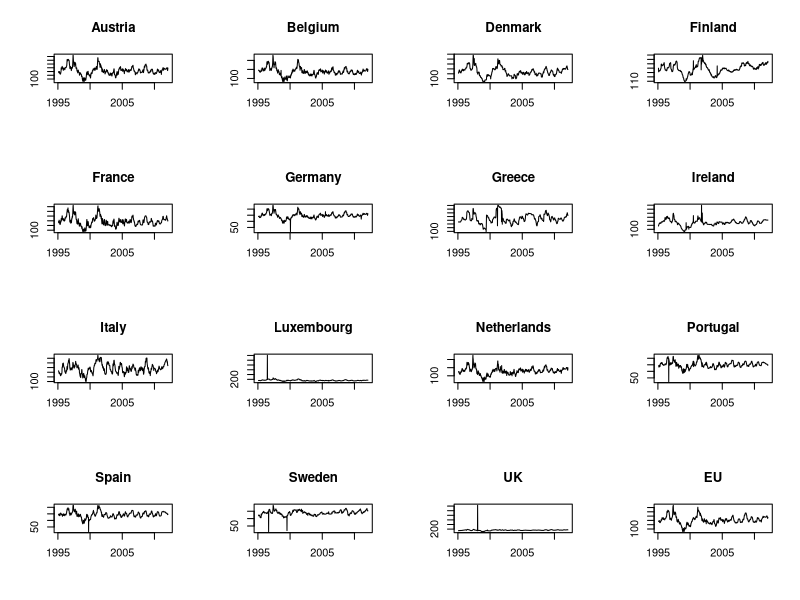
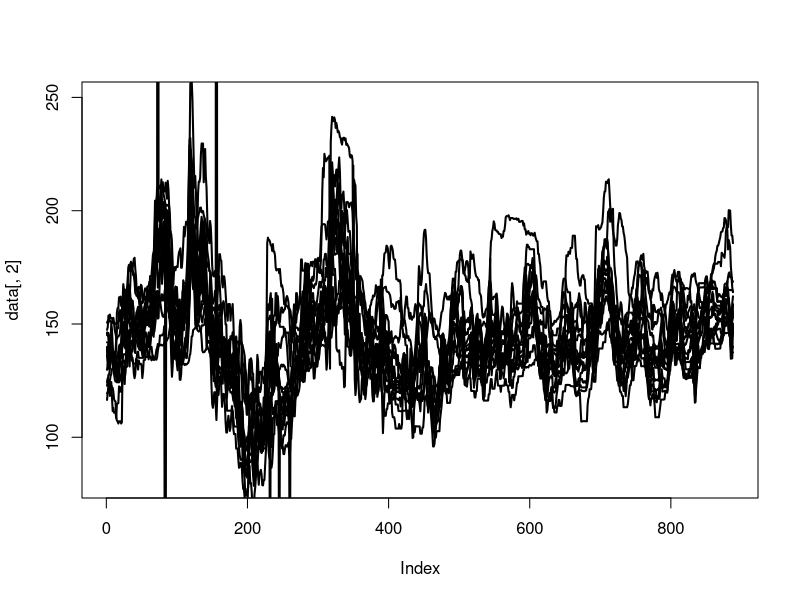
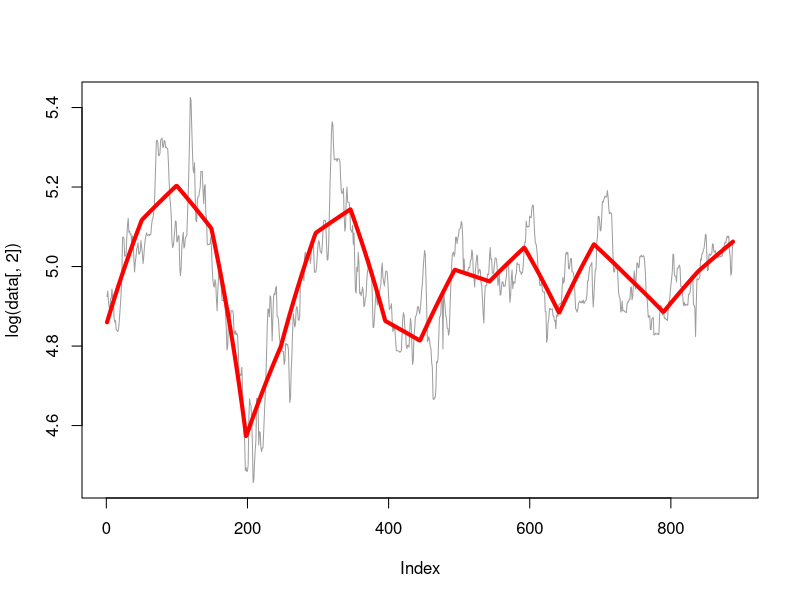
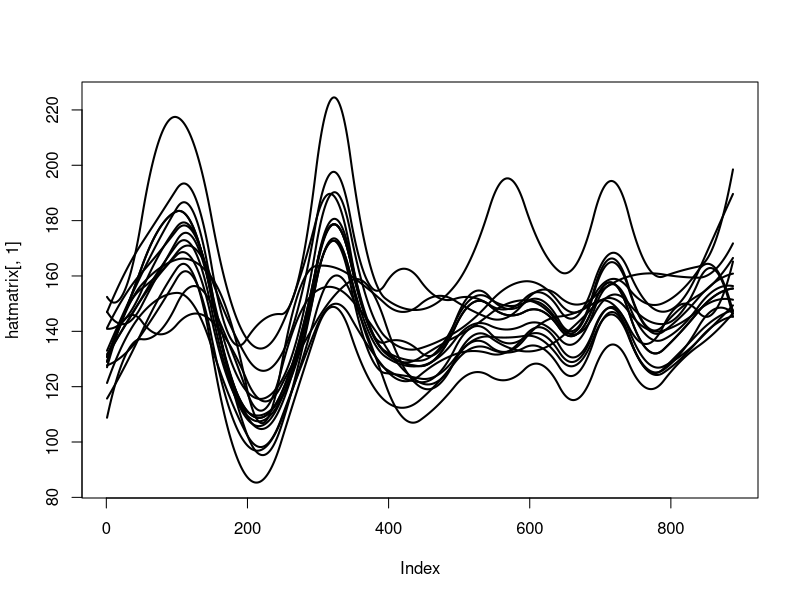

Reproduce these figures in R, in order.
# load data
data = read.table("pricedata.csv", header = TRUE)
data$Time = as.Date(data$Time, format = "%m/%d/%y")
n.subj = ncol(data) - 1
n.obs = nrow(data)

data = data[-(1:4), ]
n.subj = ncol(data) - 1
n.obs = nrow(data)

# Fill missing
for (i in 2:ncol(data)) {
    data[, i] = spline(seq_along(data[, i]), data[, i], xout = seq_along(data[, 
        i]))$y
}

# Inspection
opar <- par(mfrow = c(1, 1), bg = "white")
X11()
par(mfrow = c(4, 4))
for (j in 2:17) {
    plot(data[, 1], data[, j], type = "l", main = names(data)[j], ylab = "", 
        xlab = "")
}
par(opar)

plot(data[, 2], lwd = 2, type = "l", ylim = c(80, 250))
apply(data[, -1], 2, lines, lwd = 2)

# Basis
basis <- function(x, m, K) {
    n = length(x)
    step = (max(x) - min(x))/(K + 1)
    knots = seq(min(x) + step, max(x) - step, by = step)
    Z = outer(x, knots, "-")
    Z = (Z * (Z > 0))^m
    X = rep(1, n)
    for (i in 1:m) {
        X = cbind(X, x^i)
    }
    C = cbind(X, Z)
    list(X = X, Z = Z, C = C)
}

# Model
estimator <- function(x, y, m, K) {
    C = basis(x, m, K)$C
    return(C %*% solve(t(C) %*% C) %*% t(C) %*% y)
    
}

plot(log(data[, 2]), col = 8, type = "l")
lines(
  log(estimator(x = seq_along(data[, 2]), y = data[, 2], m = 1, K = floor(n.obs/50))),
  lwd = 4, col = "red")

hatmatrix = sapply(data[, -1], estimator, x = seq_along(data[, 2]), m = 2, K = floor(n.obs/50))

plot(hatmatrix[, 1], lwd = 2, type = "l", ylim = range(hatmatrix))
apply(hatmatrix, 2, lines, lwd = 2)
